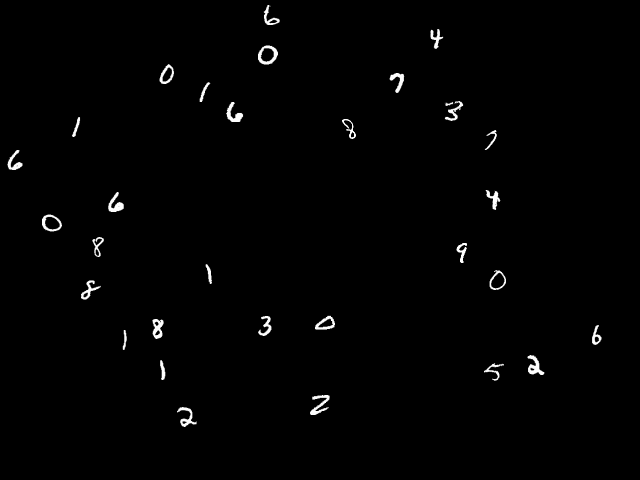
#> input picture task2/mnist/search_image.png, 640 x 480 px
$ jupyter execute --allow-errors MNIST.ipynb
#> lines starting #> are read from the running program, lines starting #| are printed output that depends on the picture
# MNIST

約6000枚/数字 の画像のデータセットから学習し、識別する

## 注

loadしたmnist.pklのdatasetは'image'が(データ数,784)の行列'label'が(データ数,10)の0or1行列

w1:一つ目の重み関数、b1:一つ目の閾値、w2:二つ目の重み関数、b2:二つ目の閾値

learning_rateを上げすぎると学習できない（更新にSGDを使用しているため）

## 余裕があれば

batch nomalizationの実装

[cell 1]
import numpy as np
import os
import cv2
import matplotlib.pyplot as plt
from PIL import Image
import pickle
import time
import pandas as pd

[cell 2]
def sigmoid(x):
    return 1/(1+np.exp(-x))

def relu(x):
    return np.maximum(0, x)

# [4 lines left out: function softmax, not called in this run]

def mean_squared_error(y, t):
    return 0.5 * np.sum((y-t)**2)

[cell 3]
class Classification:
    def __init__(self, input_size = 28*28, hidden1_size = 100, output_size = 10,
                 weight_init_std = 0.01):
        self.load()

        # 重み関数などを格納するdict
        self.params = {}
        self.params['w1'] = weight_init_std*np.random.randn(input_size, hidden1_size)
        self.params['b1'] = np.zeros(hidden1_size)
        self.params['w2'] = weight_init_std*np.random.randn(hidden1_size, output_size)
        self.params['b2'] = np.zeros(output_size)
        self.dw1 = None

    # [40 lines left out: functions train, predict, gradient, loss, not called in this run]

    def load(self):
        print('loading...')
        with open(r'./train_img/mnist.pkl', 'rb') as f:
            self.dataset= pickle.load(f)
        return

    # [5 lines left out: function correct, not called in this run]

## 学習

#> (a cell that did not finish here is left out)

## 検出

coorとtestimgarrayの行が対応している

coorの一列目にx座標、二列目にy座標

testimgarrayには28×28を一行にreshapeしたもの

ラン解析を用いて0より大きい点を取り出す。取り出したそれぞれのラベルのxとyでminとmaxの平均をとって中心とする。

[cell 5]
start = time.time()
testimg = cv2.imread(r'./search_image.png', cv2.IMREAD_GRAYSCALE)
#> testimg is the input picture: shape (480, 640); min 0, max 255, mean 2.5
# ラン解析
halfim = 14
coor = np.empty((0, 2), int)
testimgarray = np.empty((0, 28*28), int)
label = np.zeros(testimg.shape)
for y in range(testimg.shape[0]):
    for x in range(testimg.shape[1]):
        if testimg[y,x]>0:
            if y==0 and x==0:
                label[y,x] = 1
            elif y==0:
                if label[y,x-1]>0:
                    label[y,x] = label[y,x-1]
                else:
                    label[y,x] = np.max(label)+1
            elif x==0:
                if np.any(label[y-1,x:x+2]>0):
                    ra = label[y-1,x:x+2][label[y-1,x:x+2]>0]
                    if ra.size == 2:
                        ra = np.sort(ra)
                        label[label==ra[1]] = ra[0]
                    label[y,x] = ra[0]
                else:
                    label[y,x] = np.max(label)+1
            elif x==testimg.shape[1]-1:
                if np.any(label[y-1,x-1:x+1]>0) or label[y,x-1]>0:
                    ra = np.r_[label[y-1,x-1:x+1][label[y-1,x-1:x+1]>0],label[y,x-1][label[y,x-1]>0]]
                    if ra.size >=2:
                        ra = np.sort(ra)
                        for r in range(ra.size-1):
                            r+=1
                            label[label==ra[r]] = ra[0]
                    label[y,x] = ra[0]
                else:
                    label[y,x] = np.max(label)+1
            else:
                if np.any(label[y-1,x-1:x+2]>0) or label[y,x-1]>0:
                    ra = np.r_[label[y-1,x-1:x+2][label[y-1,x-1:x+2]>0],label[y,x-1][label[y,x-1]>0]]
                    if ra.size >=2:
                        ra = np.sort(ra)
                        for r in range(ra.size-1):
                            r+=1
                            label[label==ra[r]] = ra[0]
                    label[y,x] = ra[0]
                else:
                    label[y,x] = np.max(label)+1
#> after the loop, r = 3
labelnum = np.size(np.unique(label))-1
#> labelnum = 30
for i in range(labelnum):
    i+=1
    if label[label==i].size==0:
        label[label==np.max(label)] = i
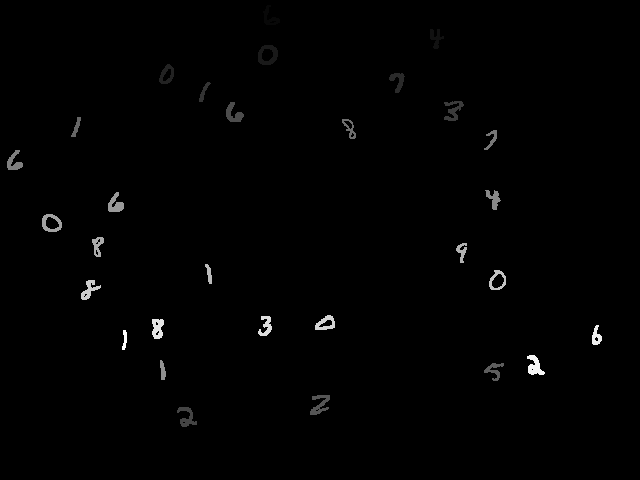
#> label: shape (480, 640) float64; min 0, max 30, mean 0.2; drawn with min black and max white
for i in range(labelnum):
    i+=1
    posall = np.where(label==i)
    xpos = -(-(np.max(posall[1])+np.min(posall[1]))//2)
    ypos = -(-(np.max(posall[0])+np.min(posall[0]))//2)
    coor = np.r_[coor, [[xpos, ypos]]]
    testimgarray = np.r_[testimgarray, np.reshape(testimg[ypos-halfim:ypos+halfim,xpos-halfim:xpos+halfim], (1,-1))]
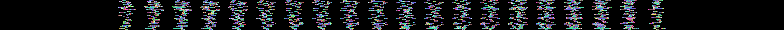
#> testimgarray: shape (30, 784) int64; 256 distinct labels, from 0 to 255; one colour per label, 0 black

# 分類
#> (the rest of this cell did not finish here and is left out)
